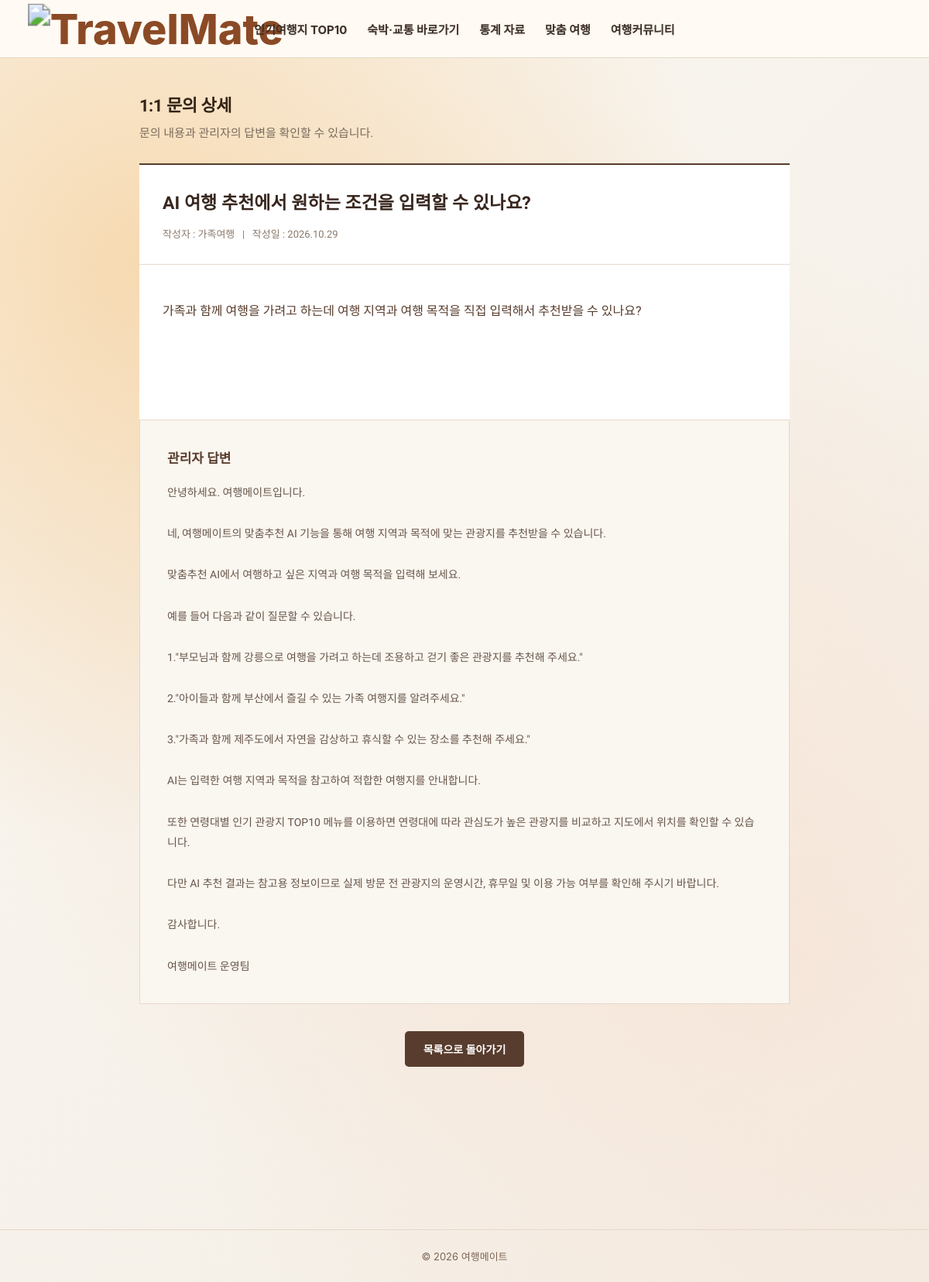
/qna/qview/3/, run on the app's committed database.
### qna/models.py (models this page shows, shortened)
class Question(models.Model):
    title = models.CharField(max_length=200)
    author = models.CharField(max_length=50)
    member_id = models.CharField(
        max_length=30,
        blank=True,
        default='',
        db_index=True,
    )
    content = models.TextField()
    created_at = models.DateTimeField(auto_now_add=True)
    answer = models.TextField(blank=True, default='')

### qna/views.py (the view)
def qview(request, qno):
    question = get_object_or_404(Question, id=qno)
    login_member = get_login_member(request)
    return render(
        request,
        'qview.html',
        {
            'question': question,
            'is_question_owner': is_question_owner(
                question, login_member
            ),
        }
    )

### qna/views.py (called while the page is built)
def get_login_member(request):
    member_id = request.session.get('session_id')
    if not member_id:
        return None
    return Member.objects.filter(id=member_id).first()

def is_question_owner(question, member):
    if member is None or not question.member_id:
        return False
    return str(question.member_id) == str(member.id)

### qna/templates/qview.html (shortened to what this page needs)
{% extends 'base.html' %}
{% load static %}
{% block head %}
<link rel="stylesheet" href="{% static 'css/tm-qna.css' %}">
{% endblock %}
{% block content %}
<section class="qa-wrap" style="padding-top: 48px; max-width: 900px; margin: 0 auto;">
    <div class="qa-detail-header" style="margin-bottom: 28px;">
        <h2 style="font-size: 22px; font-weight: 7600; color: #342316; margin: 0 0 10px 0; letter-spacing: -0.5px; line-height: 1.25;">
            1:1 문의 상세
        </h2>
        <p style="font-size: 15px; color: #7A6B5D; margin: 0; line-height: 1.5; font-weight: 500;">
            문의 내용과 관리자의 답변을 확인할 수 있습니다.
        </p>
    </div>
    <div class="qa-detail">
        <div class="qa-detail-title">
            <h2>{{ question.title }}</h2>
            <p>
                작성자 : {{ question.author }}
                &nbsp; | &nbsp;
                작성일 : {{ question.created_at|date:'Y.m.d' }}
            </p>
        </div>
        <div class="qa-detail-content">
            {{ question.content|linebreaksbr }}
        </div>
        <div class="qa-detail-answer">
            <h3>관리자 답변</h3>
            {% if question.answer %}
                <p>{{ question.answer|linebreaksbr }}</p>
            {% else %}
                <p>아직 답변이 등록되지 않았습니다.</p>
            {% endif %}
        </div>
    </div>
    <div class="qa-back-bottom">
        <a href="{% url 'qna:index' %}#question-panel"
           class="qa-primary">
            목록으로 돌아가기
        </a>
    </div>
</section>
{% endblock %}

### static/css/join.css (style rules this page uses)
:root { --main: #8b4a26; --hover: #6b3416; --line: #e7d8c6; --text: #3a2a1f; --sub: #7d6553; --bg: #fdf8f1; --soft: #f6ebdd; }
* { box-sizing: border-box; margin: 0; padding: 0; }
body { font-family: 'Noto Sans KR', 'Malgun Gothic', sans-serif; color: var(--text); background: var(--bg); }
a { color: inherit; text-decoration: none; }
html { scroll-behavior: smooth; }

### static/css/motion.css (style rules this page uses)
:root { --ease-toss: cubic-bezier(0.16, 1, 0.3, 1); --ease-press: cubic-bezier(0.4, 0, 0.2, 1); }

### static/css/tm-qna.css (style rules this page uses)
:root { --qa-brown: #583c2d; --qa-dark: #38271f; --qa-orange: #c47d4a; --qa-cream: #faf6f0; --qa-beige: #f1e8dd; --qa-border: #e5d9cc; --qa-white: #ffffff; --qa-muted: #8b796c; }
body { background-color: #f8f5ee !important; }
.qa-wrap, .qa-hero { font-family: 'Pretendard', 'Noto Sans KR', sans-serif; box-sizing: border-box; }
.qa-wrap *, .qa-hero * { box-sizing: border-box; }
.qa-wrap { max-width: 1200px; margin: 0 auto; padding: 0 30px 110px; color: var(--qa-dark); }
.qa-primary { padding: 13px 24px; border: none; border-radius: 5px; background: var(--qa-brown); color: var(--qa-white); font-family: inherit; font-size: 14px; font-weight: 600; cursor: pointer; }
.qa-detail { border-top: 2px solid var(--qa-brown); background: var(--qa-white); }
.qa-detail-title { padding: 30px; border-bottom: 1px solid var(--qa-border); }
.qa-detail-title h2 { margin-bottom: 15px; color: var(--qa-dark); font-size: 23px; }
.qa-detail-title p { color: var(--qa-muted); font-size: 13px; }
.qa-detail-content { min-height: 200px; padding: 45px 30px; color: var(--qa-brown); line-height: 1.9; overflow-wrap: anywhere; }
.qa-detail-answer { padding: 35px; border: 1px solid var(--qa-border); background: var(--qa-cream); }
.qa-detail-answer h3 { margin-bottom: 20px; color: var(--qa-brown); font-size: 17px; }
.qa-detail-answer p { color: #675549; font-size: 14px; line-height: 1.9; }
.qa-back-bottom { display: flex; justify-content: center; align-items: center; width: 100%; margin-top: 35px; padding-bottom: 40px; border: none; background: transparent; box-shadow: none; }
.qa-back-bottom .qa-primary { display: inline-block; text-decoration: none; }

### templates/base.html (style rules this page uses)
body { display: block !important; background: radial-gradient(circle at 15% 20%, rgba(243, 168, 63, 0.35) 0%, transparent 45%), radial-gradient(circle at 85% 75%, rgba(251, 207, 185, 0.25) 0%, transparent 50%), radial-gradient(circle at 50% 50%, rgba(245, 230, 215, 0.8) 0%, transparent 70%), linear-gradient(135deg, #FAF7F2 0%, #F3EDE4 100%) !important; background-attachment: fixed !important; color: #262626 !important; font-family: -apple-system, BlinkMacSystemFont, "Pretendard", "Noto Sans KR", sans-serif !important; }

### data on the page
Question: title "AI 여행 추천에서 원하는 조건을 입력할 수 있나요?", author "가족여행", created_at "2026.10.29", content "가족과 함께 여행을 가려고 하는데 여행 지역과 여행 목적을 직접 입력해서 추천받을 수 있나요?", answer "안녕하세요. 여행메이트입니다. 네, 여행메이트의 맞춤추천 AI 기능을 통해 여행 지역과 목적에 맞는 관광지를 추천받을 수 있습니다. 맞춤추천 AI에서 여행하고 싶은 지역과 여행 목적을 입력해 보세요. 예를 들어 다음과 같이 질문할 수 있습니다. 1.\"부모님과 함께 강릉으로 여행을 가려고 하는데 조용하고 걷기 좋은 관광지를 추천해 주세요.\" 2.\"아이들과 함께 부산에서 즐길 수 있는 가족 여행지를 알려주세요.\" 3.\"가족과 함께 제주도에서 자연을 감상하고 휴식할 수 있는 장소를 추천해 주세요.\" AI는 입력한 여행 지역과 목적을 참고하여 적합한 여행지를 안내합니다. 또한 연령대별 인기 관광지 TOP10 메뉴를 이용하면 연령대에 따라 관심도가 높은 관광지를 비교하고 지도에서 위치를 확인할 수 있습니다. 다만 AI 추천 결과는 참고용 정보이므로 실제 방문 전 관광지의 운영시간, 휴무일 및 이용 가능 여부를 확인해 주시기 바랍니다. 감사합니다. 여행메이트 운영팀"
